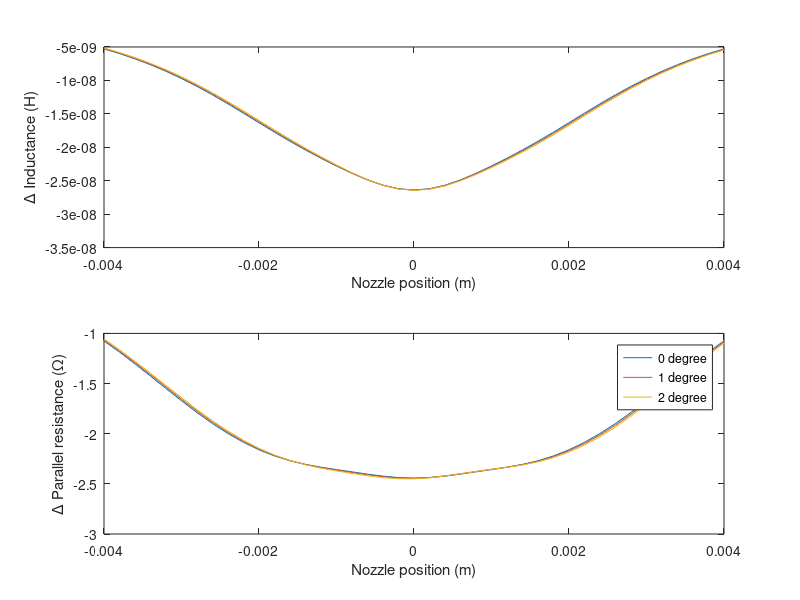
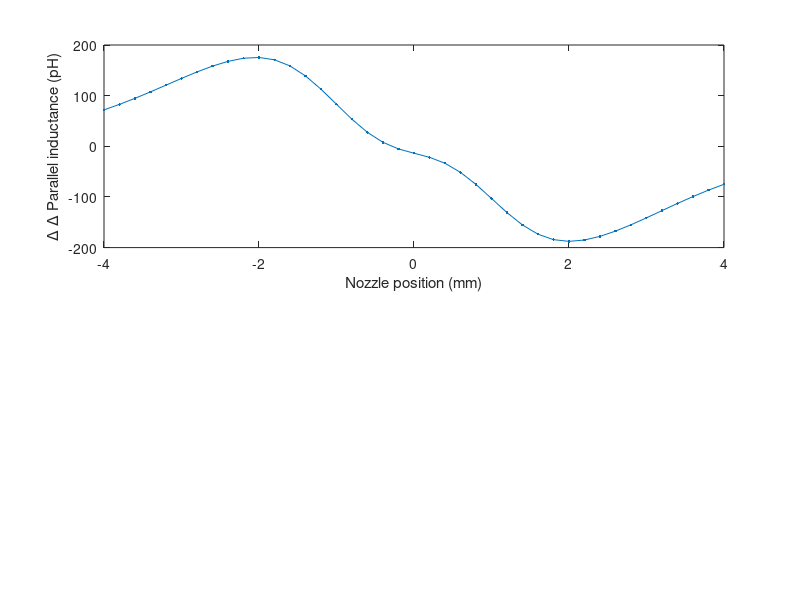

Write the MATLAB code that produced these figures, in order. (Note: this script raises an error after producing the figures.)
clear all
close all

load("sim_result_0mu_offset_hr2.mat")

dLp = (imag(dZ).^2+real(dZ).^2)./imag(dZ)./f/2/pi;
dRp = (imag(dZ).^2+real(dZ).^2)./real(dZ);
dltot = zeros(3,13);
figure
ax1 = subplot(2,1,1);
plot(xpos,dLp)
ylabel('\Delta Inductance (H)')
xlabel('Nozzle position (m)')
hold on
ax2 = subplot(2,1,2);
plot(xpos,dRp)
ylabel('\Delta Parallel resistance (\Omega)')
xlabel('Nozzle position (m)')
hold on
dLptot(1,:) = dLp;
dRptot(1,:) = dRp;

load("sim_result_1deg_rotation_hr2.mat")
dLp = (imag(dZ).^2+real(dZ).^2)./imag(dZ)./f/2/pi;
dRp = (imag(dZ).^2+real(dZ).^2)./real(dZ);
subplot(ax1)
plot(xpos,dLp)
ylabel('\Delta Parallel Inductance (H)')
xlabel('Nozzle position (m)')
hold on
subplot(ax2)
plot(xpos,dRp)
ylabel('\Delta Parallel resistance (\Omega)')
xlabel('Nozzle position (m)')
hold on
dLptot(2,:) = dLp;
dRptot(2,:) = dRp;

load("sim_result_2deg_rotation_hr2.mat")
dLp = (imag(dZ).^2+real(dZ).^2)./imag(dZ)./f/2/pi;
dRp = (imag(dZ).^2+real(dZ).^2)./real(dZ);
subplot(ax1)
plot(xpos,dLp)
ylabel('\Delta Inductance (H)')
xlabel('Nozzle position (m)')
hold on
%legend('no offset','50mu offset', '100mu offset')
subplot(ax2)
plot(xpos,dRp)
ylabel('\Delta Parallel resistance (\Omega)')
xlabel('Nozzle position (m)')
hold on
legend('0 degree','1 degree', '2 degree')
dLptot(3,:) = dLp;
dRptot(3,:) = dRp;
set(gcf,'Position',[0,100,450,600])


style = '- .'

ddLp1 = dLptot(2,:)-dLptot(1,:)
ddRp1 = dRptot(2,:)-dRptot(1,:)
figure
ax1 = subplot(2,1,1);
plot(xpos*1e3,ddLp1*1e12,style)
ylabel('\Delta \Delta Parallel inductance (pH)')
xlabel('Nozzle position (mm)')
hold on
xline(0,':k')
yline(0,':k')
ax2 = subplot(2,1,2);
plot(xpos*1e3,ddRp1*1e3,style)
ylabel('\Delta \Delta Parallel resistance (m\Omega)')
xlabel('Nozzle position (mm)')

ddLp2 = dLptot(3,:)-dLptot(1,:)
ddRp2 = dRptot(3,:)-dRptot(1,:)


hold on
subplot(ax1)
plot(xpos*1e3,ddLp2*1e12,style)
%ylabel('\Delta\Delta Inductance (H)')
%xlabel('Nozzle position (m)')
hold on
subplot(ax2)
plot(xpos*1e3,ddRp2*1e3,style)
%ylabel('\Delta\Delta Parallel resistance (\Omega)')
%xlabel('Nozzle position (m)')
xline(0,':k')
yline(0,':k')

leg = legend('1 degree', '2 degree')
set(gcf,'Position',[0,100,450,600])
%leg.Position = [0.62794503703308,0.44938889569189,0.277135235219664,0.060833334604899]

set(gcf,'Units','Inches');
pos = get(gcf,'Position');
set(gcf,'PaperPositionMode','Auto','PaperUnits','Inches','PaperSize',[pos(3), pos(4)])
exportgraphics(gcf,'../../inductive 3d printer calibration 2/Images/inductance_vs_rotation.pdf','ContentType','vector');
%export_fig('../Images/inductance_vs_rotation.png', '-dpng', '-transparent', '-r600');

xpos = double(xpos*1000);
dLptot = double(dLptot*1e9);
for i1 = 1:3
    y_min = min(real(dLptot(i1,:)));
    y_max = max(real(dLptot(i1,:)));
    x_avg = mean(xpos);
    x_min = min(xpos);
    b0 = (y_max-y_min)/(x_min-x_avg)^2;
    p0 = double([0 x_avg y_min b0 0 0]);
    
    fun = @(p)(real(dLptot(i1,:))-(p(2) + p(3)*(xpos-p(1)).^2 + p(4)*(xpos-p(1)).^4 + p(5)*(xpos-p(1)).^6 + p(6)*(xpos-p(1)).^8));
    fun(p0)
    pfit = lsqnonlin(fun,p0);
    posL(i1) = pfit(1);
end

%xpos = double(xpos*1000);
dRptot = double(dRptot*1e3);
for i1 = 1:3
    y_min = min(real(dRptot(i1,:)));
    y_max = max(real(dRptot(i1,:)));
    x_avg = mean(xpos);
    x_min = min(xpos);
    b0 = (y_max-y_min)/(x_min-x_avg)^2;
    p0 = double([0 x_avg y_min b0 0 0]);
    
    fun = @(p)(real(dRptot(i1,:))-(p(2) + p(3)*(xpos-p(1)).^2 + p(4)*(xpos-p(1)).^4 + p(5)*(xpos-p(1)).^6 + p(6)*(xpos-p(1)).^8));
    fun(p0)
    pfit = lsqnonlin(fun,p0);
    posR(i1) = pfit(1);
end

